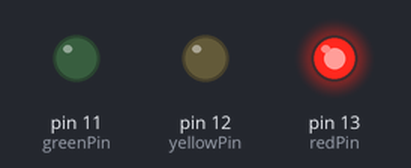
This sketch was run on a simulated Arduino Uno, built with avr-gcc and run on an emulated ATmega328P. Shown: output pins drawn as LEDs (lit = HIGH).

Above: at 0.5 s.
At 1.5 s:
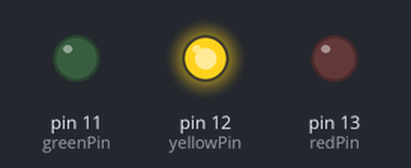
At 5.5 s:
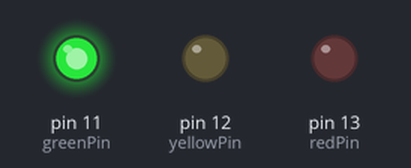
Timing chart, 0 to 6.9 s (numbered marks = the images above):
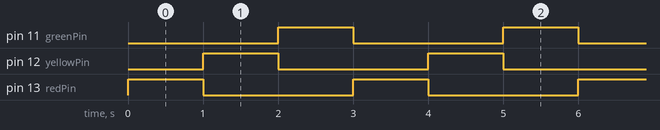

Measured:
- by itself, pin 11 (greenPin), pin 12 (yellowPin), pin 13 (redPin): alternates HIGH for 1.0 s and LOW for 2.0 s
- by itself, everything shown: repeats every 3.0 s, in 3 steps

The sketch:

traffic_light.ino
```cpp
// Pin configuration
int redPin = 13;
int yellowPin = 12;
int greenPin = 11;

void setup() {
  // Set LED pins as OUTPUT
  pinMode(redPin, OUTPUT);
  pinMode(yellowPin, OUTPUT);
  pinMode(greenPin, OUTPUT);
}

void loop() {
  // Red light on, Green and Yellow off
  digitalWrite(redPin, HIGH);
  digitalWrite(yellowPin, LOW);
  digitalWrite(greenPin, LOW);
  delay(1000);

  // Yellow light on, Red and Green off
  digitalWrite(redPin, LOW);
  digitalWrite(yellowPin, HIGH);
  digitalWrite(greenPin, LOW);
  delay(1000);

  // Green light on, Red and Yellow off
  digitalWrite(redPin, LOW);
  digitalWrite(yellowPin, LOW);
  digitalWrite(greenPin, HIGH);
  delay(1000);
}
```
